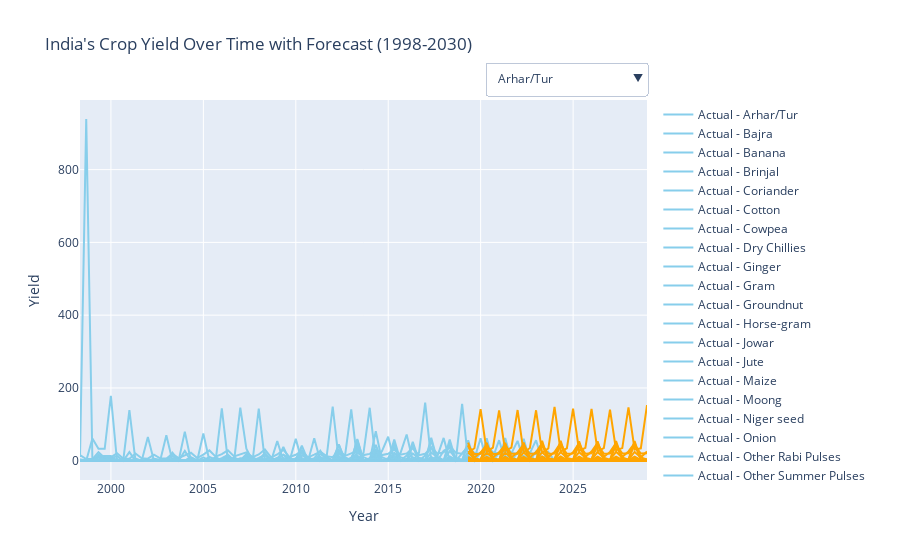

Source (notebook cell):
### Markdown cell above
#### Interactive Graph (All Crops)

### Code cell
# Initialize the figure
fig = go.Figure()

# Add actual lines
for unique_id in unique_ids:
    actual_values = hist_df_nbx[hist_df_nbx['unique_id'] == unique_id]
    fig.add_trace(go.Scatter(x=actual_values['ds'], y=actual_values['y'],
                             mode='lines',
                             name=f'Actual - {unique_id}',
                             line=dict(color='skyblue')))

# Add predicted lines
for unique_id in unique_ids:
    predicted_values = pred_df[pred_df['unique_id'] == unique_id]
    fig.add_trace(go.Scatter(x=predicted_values['ds'], y=predicted_values['NBEATSx'],
                             mode='lines',
                             name=f'Predicted - {unique_id}',
                             line=dict(color='orange')))

# Update layout
fig.update_layout(xaxis=dict(title='Year'),
                  yaxis=dict(title='Yield'),
                  title='India\'s Crop Yield Over Time with Forecast (1998-2030)',
                  showlegend=True)

# Add dropdown menu for selecting unique_id
buttons = []
for unique_id in unique_ids:
    button = dict(label=unique_id,
                  method="update",
                  args=[{"visible": [True if trace.name == f'Actual - {unique_id}' or 
                                     trace.name == f'Predicted - {unique_id}' else False for trace in fig.data]}])
    buttons.append(button)

fig.update_layout(
    updatemenus=[
        dict(
            buttons=buttons,
            direction="down",
            showactive=True,
            x=1.0,
            xanchor='right',
            y=1.1,
            yanchor='top'
        )
    ])

# Show plot
fig.show()
